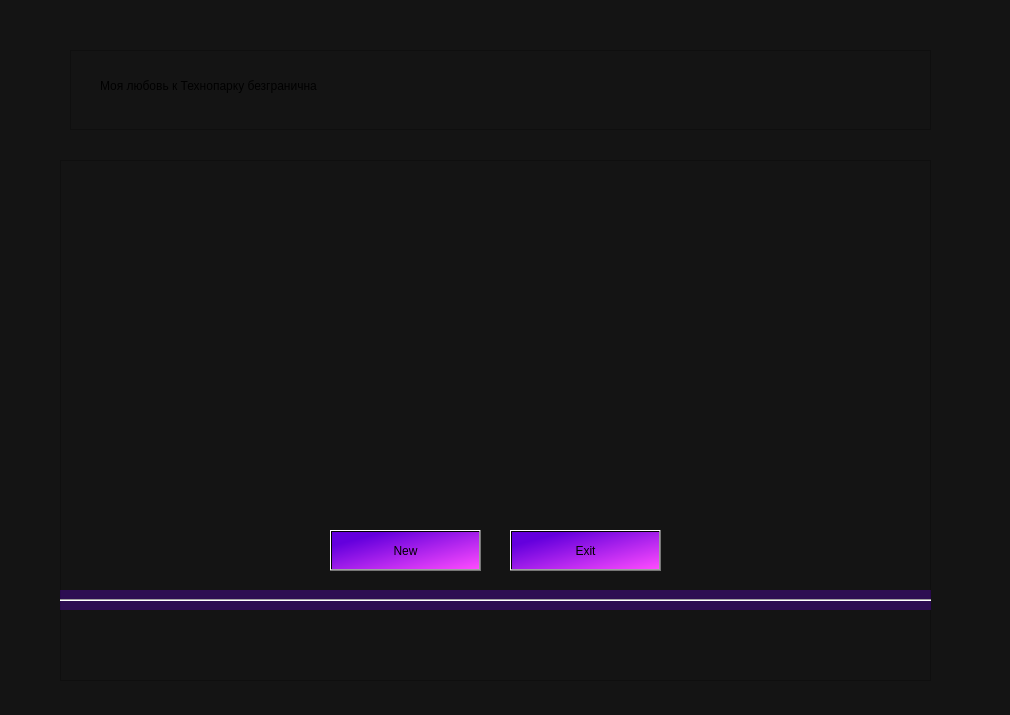
<?xml version="1.0" encoding="UTF-8"?>
<ui version="4.0">
 <class>planWindow</class>
 <widget class="QDialog" name="planWindow">
  <property name="geometry">
   <rect>
    <x>0</x>
    <y>0</y>
    <width>1010</width>
    <height>715</height>
   </rect>
  </property>
  <property name="windowTitle">
   <string>Dialog</string>
  </property>
  <property name="styleSheet">
   <string notr="true">background-color:rgb(20, 20, 20)</string>
  </property>
  <widget class="QFrame" name="quoteFrame">
   <property name="geometry">
    <rect>
     <x>70</x>
     <y>50</y>
     <width>861</width>
     <height>80</height>
    </rect>
   </property>
   <property name="frameShape">
    <enum>QFrame::StyledPanel</enum>
   </property>
   <property name="frameShadow">
    <enum>QFrame::Raised</enum>
   </property>
   <widget class="QLabel" name="quote">
    <property name="geometry">
     <rect>
      <x>30</x>
      <y>15</y>
      <width>791</width>
      <height>41</height>
     </rect>
    </property>
    <property name="styleSheet">
     <string notr="true"/>
    </property>
    <property name="text">
     <string>Моя любовь к Технопарку безгранична</string>
    </property>
   </widget>
   <widget class="QLabel" name="heart">
    <property name="geometry">
     <rect>
      <x>790</x>
      <y>15</y>
      <width>55</width>
      <height>41</height>
     </rect>
    </property>
    <property name="text">
     <string/>
    </property>
   </widget>
  </widget>
  <widget class="QFrame" name="frame">
   <property name="geometry">
    <rect>
     <x>60</x>
     <y>160</y>
     <width>871</width>
     <height>521</height>
    </rect>
   </property>
   <property name="frameShape">
    <enum>QFrame::StyledPanel</enum>
   </property>
   <property name="frameShadow">
    <enum>QFrame::Raised</enum>
   </property>
   <widget class="QPushButton" name="pushButton">
    <property name="geometry">
     <rect>
      <x>270</x>
      <y>370</y>
      <width>151</width>
      <height>41</height>
     </rect>
    </property>
    <property name="styleSheet">
     <string notr="true">background-color: qlineargradient(spread:pad, x1:0.159204, y1:0.205, x2:1, y2:1, stop:0 rgba(100, 0, 221, 255), stop:1 rgba(255, 76, 255, 255));</string>
    </property>
    <property name="text">
     <string>New</string>
    </property>
   </widget>
   <widget class="Line" name="line">
    <property name="geometry">
     <rect>
      <x>-10</x>
      <y>430</y>
      <width>891</width>
      <height>20</height>
     </rect>
    </property>
    <property name="styleSheet">
     <string notr="true">background-color: qlineargradient(spread:pad, x1:0.239, y1:0.210636, x2:1, y2:1, stop:1 rgba(100, 0, 221, 79))</string>
    </property>
    <property name="orientation">
     <enum>Qt::Horizontal</enum>
    </property>
   </widget>
   <widget class="QPushButton" name="pushButton_2">
    <property name="geometry">
     <rect>
      <x>450</x>
      <y>370</y>
      <width>151</width>
      <height>41</height>
     </rect>
    </property>
    <property name="styleSheet">
     <string notr="true">background-color: qlineargradient(spread:pad, x1:0.159204, y1:0.205, x2:1, y2:1, stop:0 rgba(100, 0, 221, 255), stop:1 rgba(255, 76, 255, 255));</string>
    </property>
    <property name="text">
     <string>Exit</string>
    </property>
   </widget>
  </widget>
 </widget>
 <resources/>
 <connections/>
</ui>
